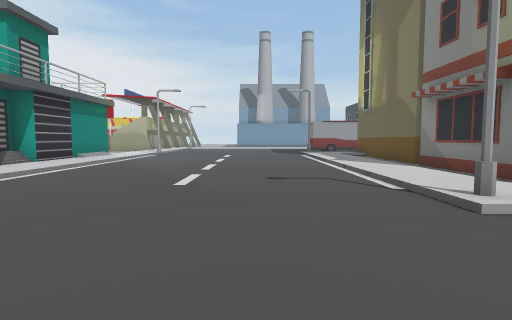
view 1 (above)

24 first-person views from a walk through a Unity game level. The camera is 1.5 m above the floor, tilts 4° down and sees 80° across. The floor is counted in squares, 2 m on a side. Each view is taken from the middle of a square. On the plan, view 1 faces up. The plan holds only what a view shows up to about 10 squares ahead; the rest is blank. The place goes on beyond the plan. Some surface patterns are stand-ins.

view 2
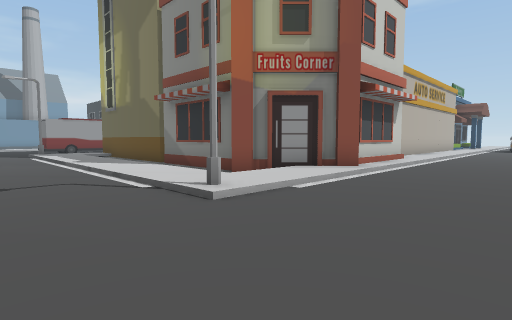

view 3
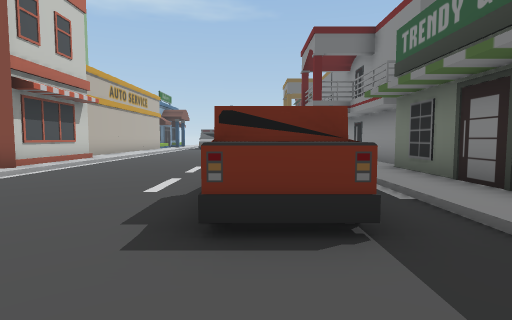

view 4
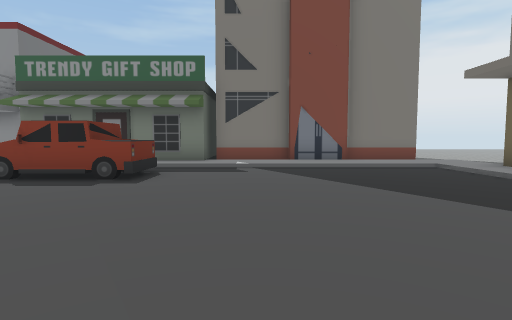

view 5
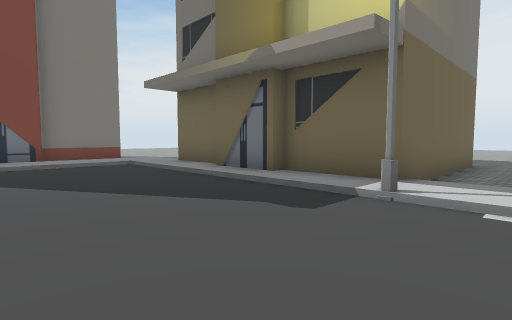

view 6
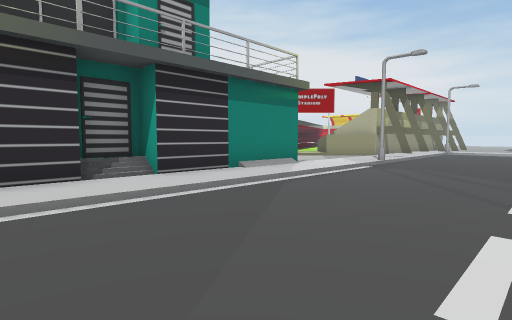

view 7
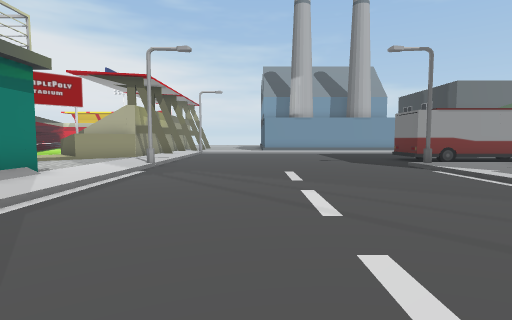

view 8
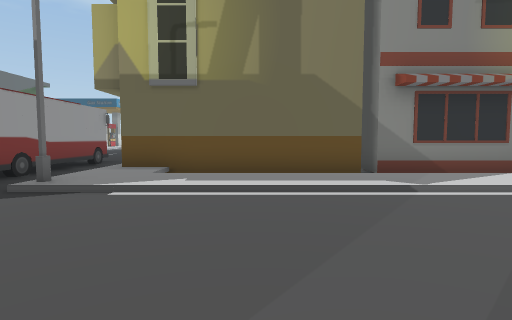

view 9
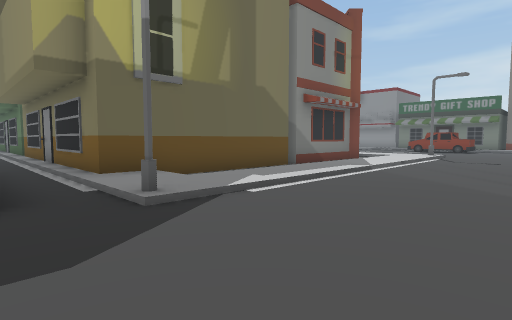

view 10
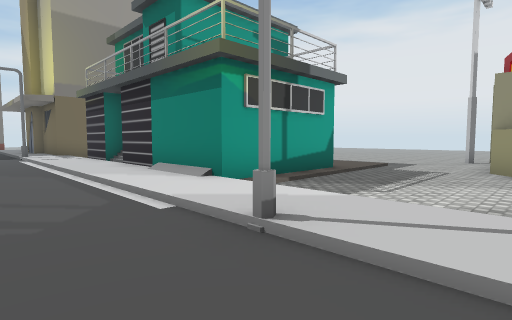

view 11
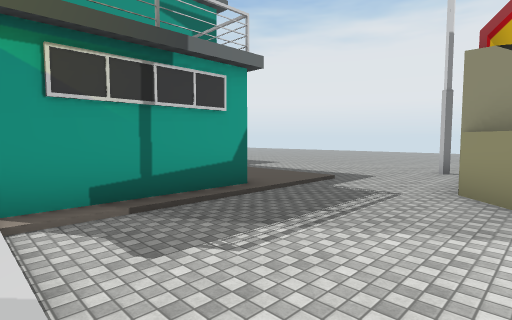

view 12
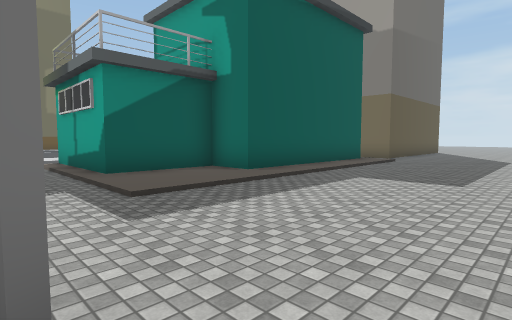

view 13
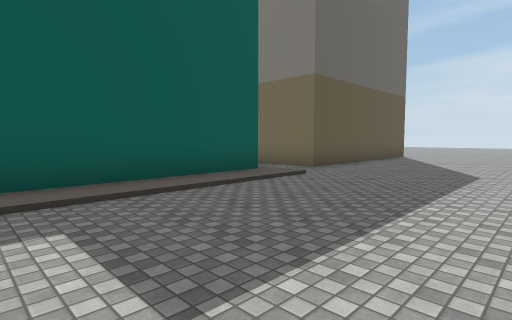

view 14
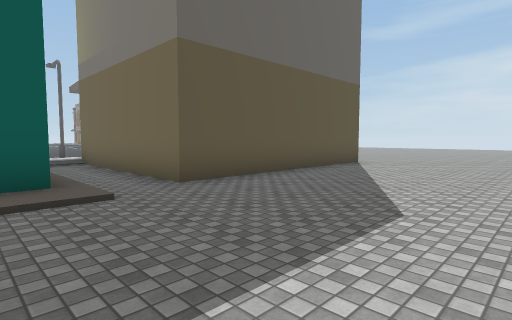

view 15
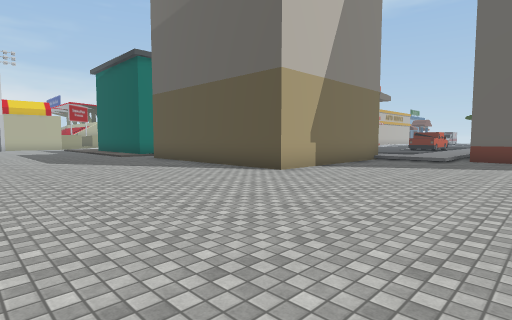

view 16
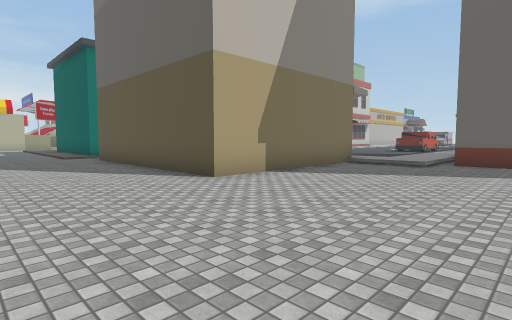

view 17
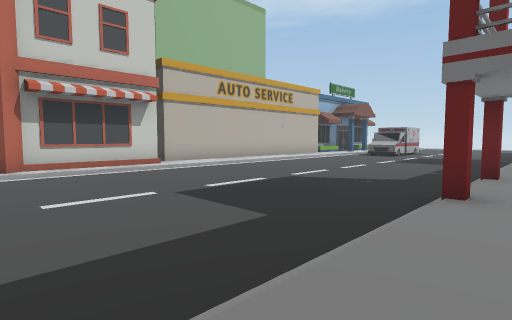

view 18
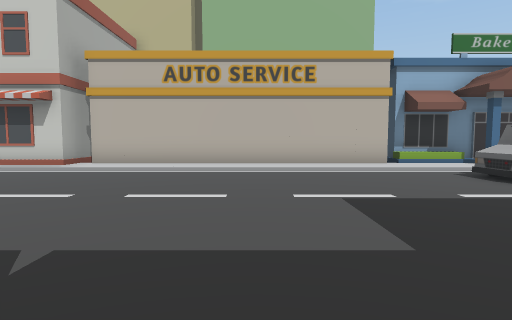

view 19
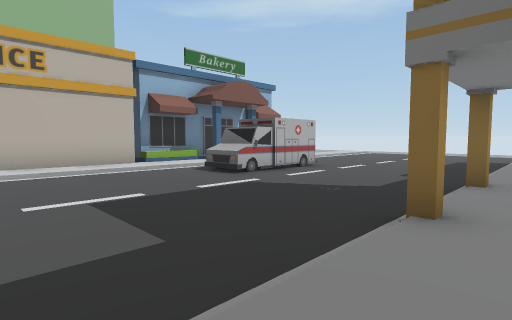

view 20
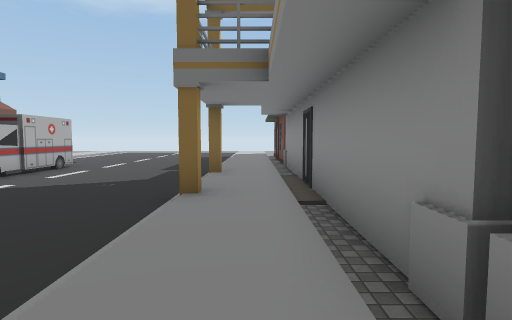

view 21
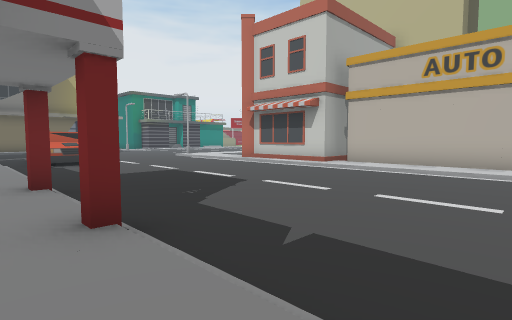

view 22
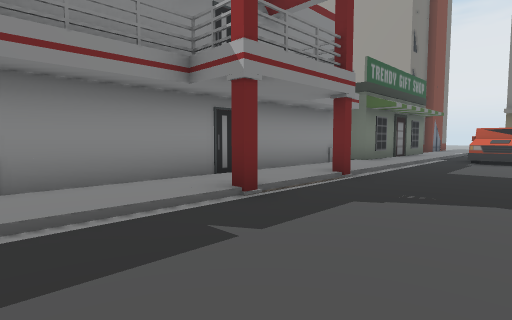

view 23
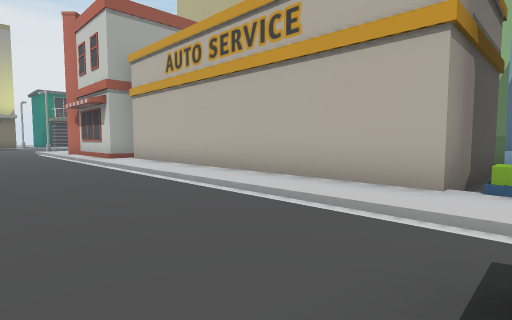

view 24
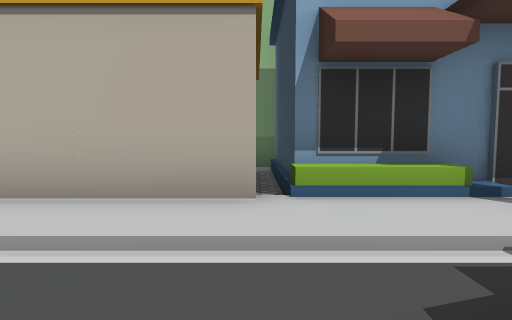

### Floor plan
Key: @ floor where view 1 was taken; # wall or solid block; x gap in a wall; . main floor; : floor 0.25 m higher than the main floor; / step, stairs or slope; ^ raised ledge; B building; S streetlight; T truck; O other object.
Columns run from 17 left of view 1 to 24 right of it. Each row starts with its distance up from view 1.
 17      ##....::.......OOOOO.
 16      #.....::................
 15 ..#........:S.......S:BBBBBBBB
 14 ...........::.......:/B
 13  ..../..###::.......:.B
 12  ..../..###::.......:.B
 11  ..../..###::.......:.B
 10  ..../### #::.......:.B              BB
  9  ..../#   #::.......:.x^             .B
  8  ..../#   #::.......:.#              BB
  7  ..../#   #::.......:.#              BB
  6  ..../#   #::.......:.#              BB
  5  ..../#    ::.......:..##  ^BBBBBB B BBBBB
  4  ..........:S.......S:::####::::::::::::B
  3  .....BBBBBB:.......S///////////////////
  2  .....B    B:.........................OO
  1  .....B    B:.........................OOOO
  0  .....B    B:....@........................
 -1  .....B    B:.............................
 -2  .....B    B:.......TTT...................
 -3 ......BBBBBB:.......TTT...................
 -4 ...........:://////////////#//#/////#//#//
 -5 ...........:::::::::::::::::::::::::::::::
 -6 ............BBBBBBB#######################
 -7 ............B
 -8 ........

Where each view was taken, in squares from view 1:
view 1: 0 up, 0 right, facing up
view 2: 0 up, 0 right, facing up-right
view 3: 2 down, 0 right, facing right
view 4: 4 up, 0 right, facing down
view 5: 5 up, 1 left, facing down-left
view 6: 6 up, 1 left, facing up-left
view 7: 7 up, 2 left, facing up
view 8: 12 up, 2 left, facing right
view 9: 17 up, 1 left, facing down-right
view 10: 17 up, 3 left, facing down-left
view 11: 17 up, 6 left, facing down-left
view 12: 15 up, 16 left, facing down-right
view 13: 10 up, 16 left, facing down-right
view 14: 6 up, 16 left, facing down-right
view 15: 8 down, 17 left, facing up-right
view 16: 8 down, 15 left, facing up-right
view 17: 5 down, 6 right, facing up-right
view 18: 5 down, 16 right, facing up
view 19: 5 down, 16 right, facing up-right
view 20: 5 down, 15 right, facing right
view 21: 5 down, 16 right, facing up-left
view 22: 1 down, 16 right, facing down-left
view 23: 0 up, 21 right, facing up-left
view 24: 1 up, 20 right, facing up
